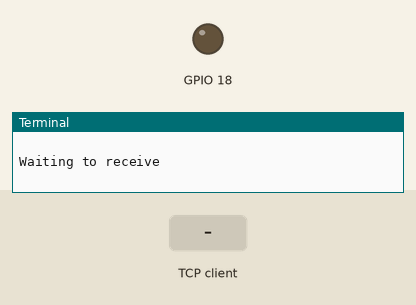
Simulated run of this program. Board: Raspberry Pi (BCM pin numbers). Shown: output pins drawn as LEDs (lit = HIGH), the last lines printed to the terminal. The inputs (shaded band) are chosen by the test bench. One TCP client connects 1 s after the port opens and stays connected.

Above: at 1.2 s.
1.3 s: the TCP client sends "on"
At 2.3 s:
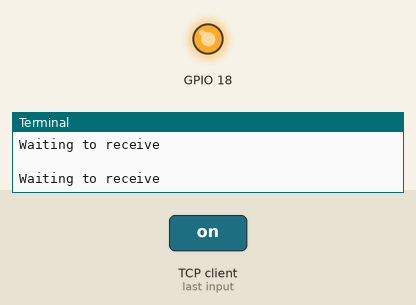
2.8 s: the TCP client sends "off"
At 3.5 s:
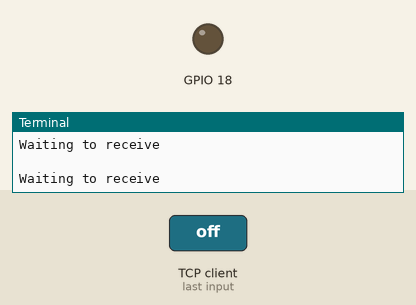
Timing chart, 0 to 5.8 s (numbered marks = the images above; inputs shaded):
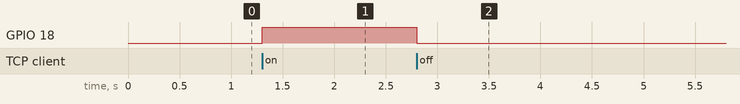

Measured:
- after the input at 1.3 s, GPIO 18: LOW → HIGH at once
- after the input at 2.8 s, GPIO 18: HIGH → LOW at once

The program:

server.py
```python
from socket import *
import RPi.GPIO as GPIO
import time

GPIO.setmode(GPIO.BCM)
GPIO.setup(18,GPIO.OUT)

IP = '192.168.0.107'
PORT = 50001
BUFLEN = 1024

listenSocket = socket(AF_INET, SOCK_STREAM)
listenSocket.bind((IP, PORT))

listenSocket.listen(5)
print('Starting success, ',end='')


while True:
    print(f'waiting at port{PORT}')
    dataSocket, addr = listenSocket.accept()
    print(f'Received a client connection from {addr}')

    while True:
        print('\nWaiting to receive')

        recved = dataSocket.recv(BUFLEN)
        if not recved or recved==b'exit':
            print('The peer party is disconnected')
            break
        if recved==b'on':
            GPIO.output(18, GPIO.HIGH)
        elif recved==b'off':
            GPIO.output(18, GPIO.LOW)

        dataSocket.send(f'turn {recved.decode()} done'.encode('utf-8'))


dataSocket.close()
listenSocket.close()
```
